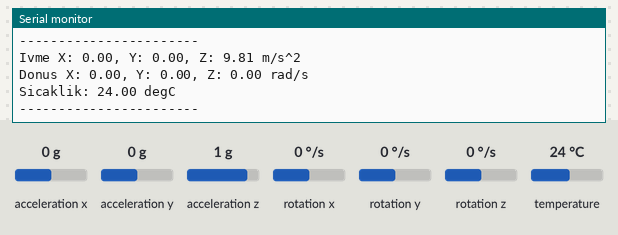
Bench run of a sketch on a simulated Arduino Uno, built with avr-gcc and run on an emulated ATmega328P. Parts: the last lines printed to the serial monitor. Inputs (shaded band) come from the test bench; at power-on: acceleration x 0 g, acceleration y 0 g, acceleration z 1 g, rotation x 0 °/s, rotation y 0 °/s, rotation z 0 °/s, temperature 24 °C.

Above: at 1.3 s.
1.4 s: acceleration x set to -1.4 g
2.9 s: acceleration y set to -1.4 g
4.4 s: acceleration z set to -1.4 g
5.9 s: rotation x set to -192 °/s
At 6.51 s:
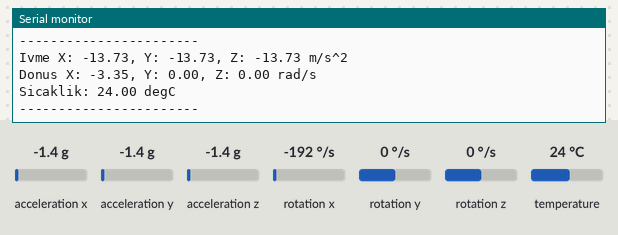
7.4 s: rotation y set to -192 °/s
At 8.03 s:
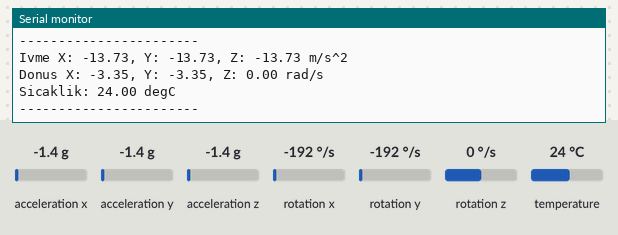

Measured:
- after the input at 5.9 s, the serial monitor: prints a new line after 0.30 s (image 1)
- after the input at 7.4 s, the serial monitor: prints a new line after 0.32 s (image 2)

The sketch:

mpu6050_pico_serial_test.ino
```cpp
#include <Adafruit_MPU6050.h>
#include <Adafruit_Sensor.h>
#include <Wire.h>

Adafruit_MPU6050 mpu;
// Read acceleration, gyroscope, and temperature data from the MPU6050 sensor and write it to the serial port every half second.

void setup(void)
{
  Serial.begin(115200);

  while (!Serial)
    delay(10);

  Serial.println("Adafruit MPU6050 test - Raspberry Pi Pico!");

  Wire.begin();

  if (!mpu.begin())
  {
    Serial.println("MPU6050 not found!");
    while (1)
    {
      delay(10);
    }
  }
  Serial.println("MPU6050 found!");

  mpu.setAccelerometerRange(MPU6050_RANGE_8_G);
  mpu.setGyroRange(MPU6050_RANGE_500_DEG);
  mpu.setFilterBandwidth(MPU6050_BAND_5_HZ);

  delay(100);
}

void loop()
{

  sensors_event_t a, g, temp;
  mpu.getEvent(&a, &g, &temp);

  Serial.print("Ivme X: ");
  Serial.print(a.acceleration.x);
  Serial.print(", Y: ");
  Serial.print(a.acceleration.y);
  Serial.print(", Z: ");
  Serial.print(a.acceleration.z);
  Serial.println(" m/s^2");

  Serial.print("Donus X: ");
  Serial.print(g.gyro.x);
  Serial.print(", Y: ");
  Serial.print(g.gyro.y);
  Serial.print(", Z: ");
  Serial.print(g.gyro.z);
  Serial.println(" rad/s");

  Serial.print("Sicaklik: ");
  Serial.print(temp.temperature);
  Serial.println(" degC");

  Serial.println("-----------------------");
  delay(500);
}
```
